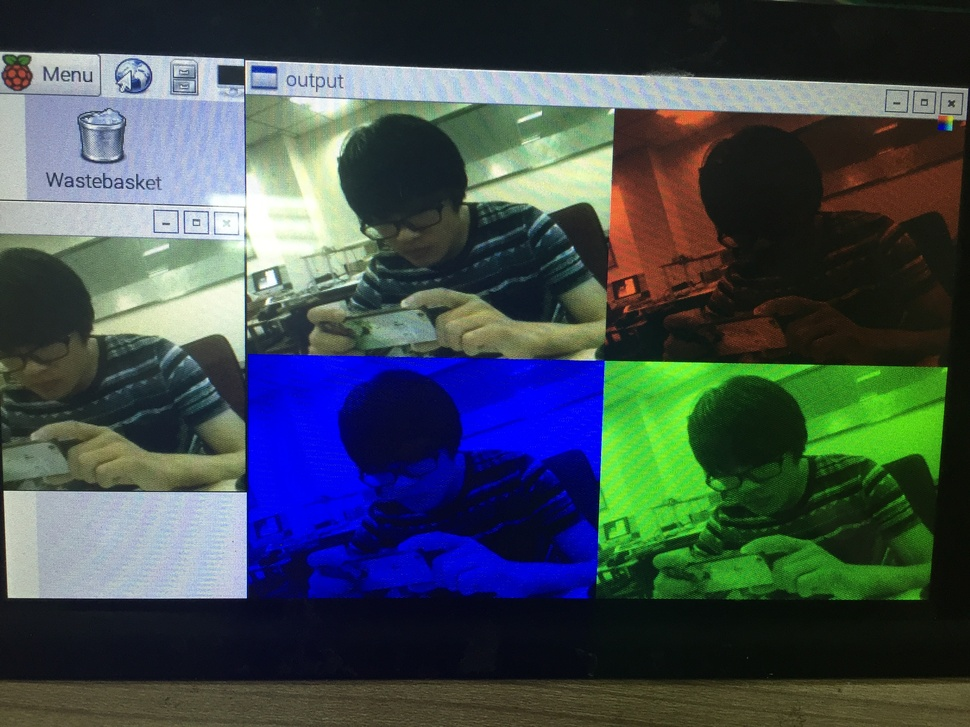
#> input picture 树莓派DIY智能相机项目截图/IMG_1927.JPG, 970 x 727 px, shrunk from 3264 x 2448 before the run
$ python jiance01.py '../../树莓派DIY智能相机项目截图/IMG_1927.JPG'   (older library calls are emulated)
#> lines starting #> are read from the running program, lines starting #| are printed output that depends on the picture
import cv2
import sys

imagePath = sys.argv[1]

faceCascade = cv2.CascadeClassifier('databases/haarcascade_frontalface_default.xml')

image = cv2.imread(imagePath)
#> image is the input picture: shape (727, 970, 3); mean B, G, R 80.7, 76.7, 64.7
gray = cv2.cvtColor(image, cv2.COLOR_BGR2GRAY)
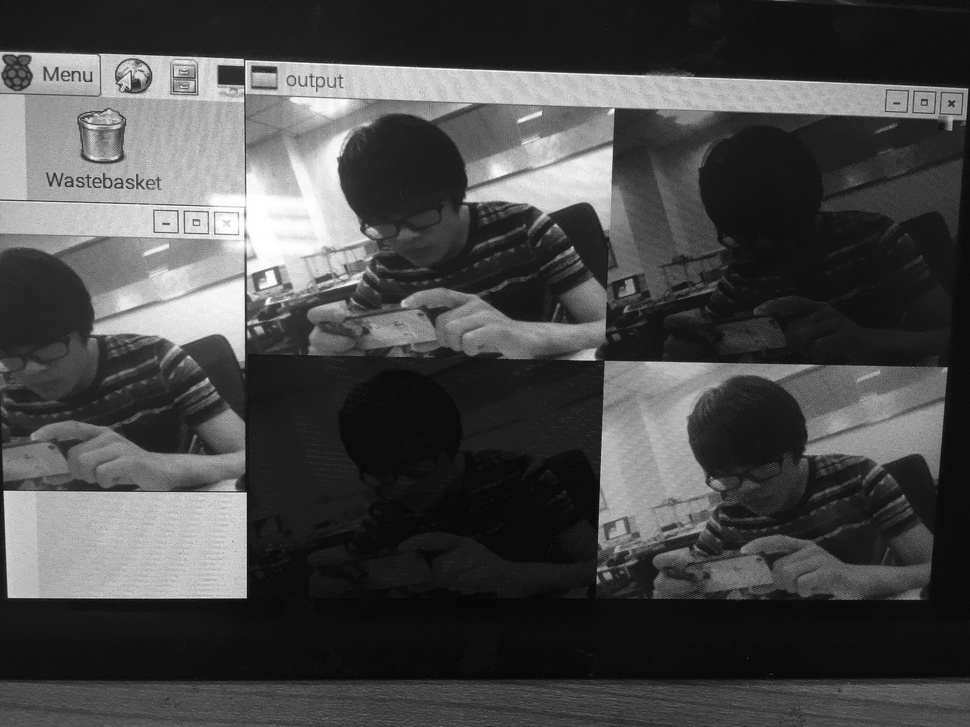
#> gray: shape (727, 970); min 3, max 255, mean 73.6

faces = faceCascade.detectMultiScale(
	gray,
	scaleFactor = 1.06,
	minNeighbors = 6,
	minSize = (40,40),
	flags = cv2.cv.CV_HAAR_SCALE_IMAGE
)
#> faces = ()

#print 'found {0} faces!'.format(len(faces))
for(x, y, w, h) in faces:
	cv2.rectangle(image, (x,y), (x+w, y+h), (0,255,0), -1)
#> this loop made 0 passes
#cv2.imshow('Faces found', image)

cv2.imwrite(imagePath, image)

cv2.waitKey(0)

$ run again, on 树莓派DIY智能相机项目截图/IMG_1929.JPG
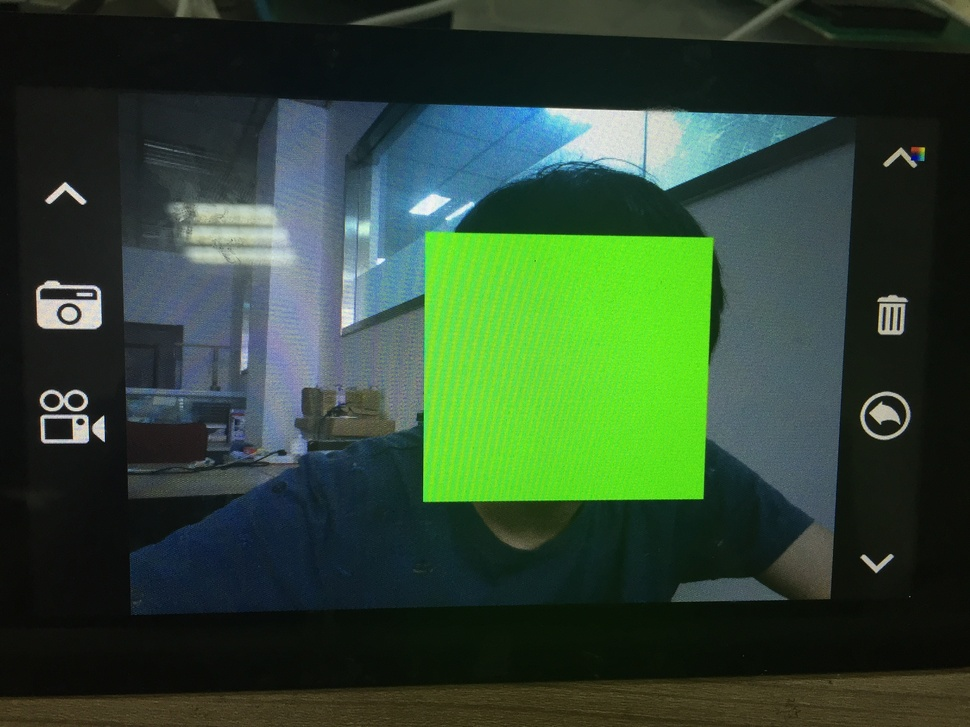
#> input picture 树莓派DIY智能相机项目截图/IMG_1929.JPG, 970 x 727 px, shrunk from 3264 x 2448 before the run
#> image is the input picture: shape (727, 970, 3); mean B, G, R 50.7, 71.6, 47.9
#> `gray = cv2.cvtColor(image, cv2.COLOR_BGR2GRAY)`:
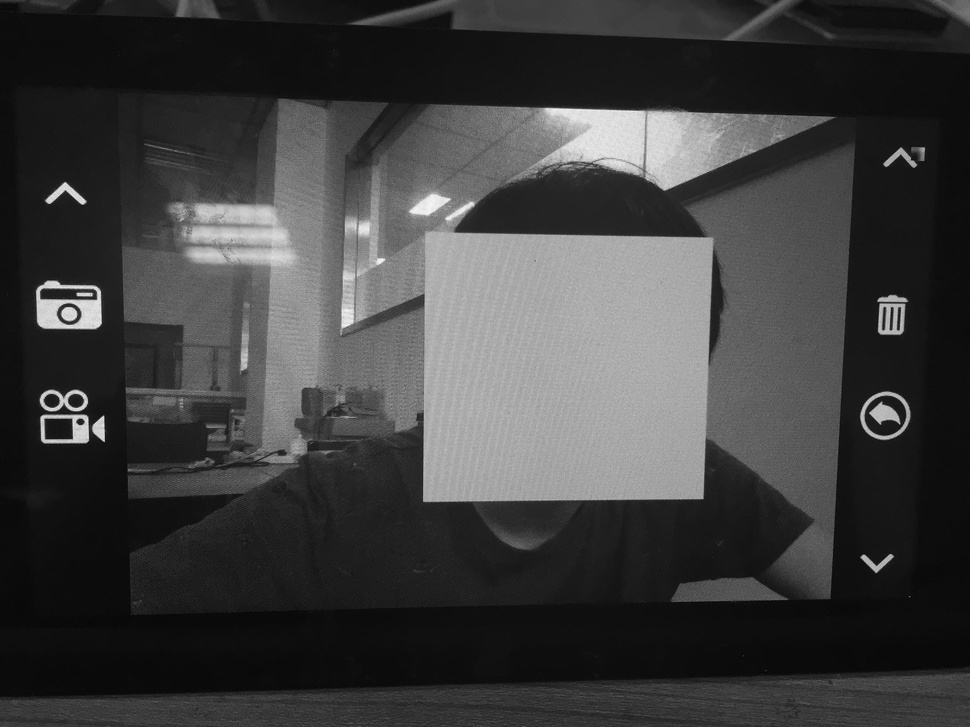
#> gray: shape (727, 970); min 4, max 250, mean 62.1
#> faces = ()

$ run again, on 树莓派DIY智能相机项目截图/IMG_1930.JPG
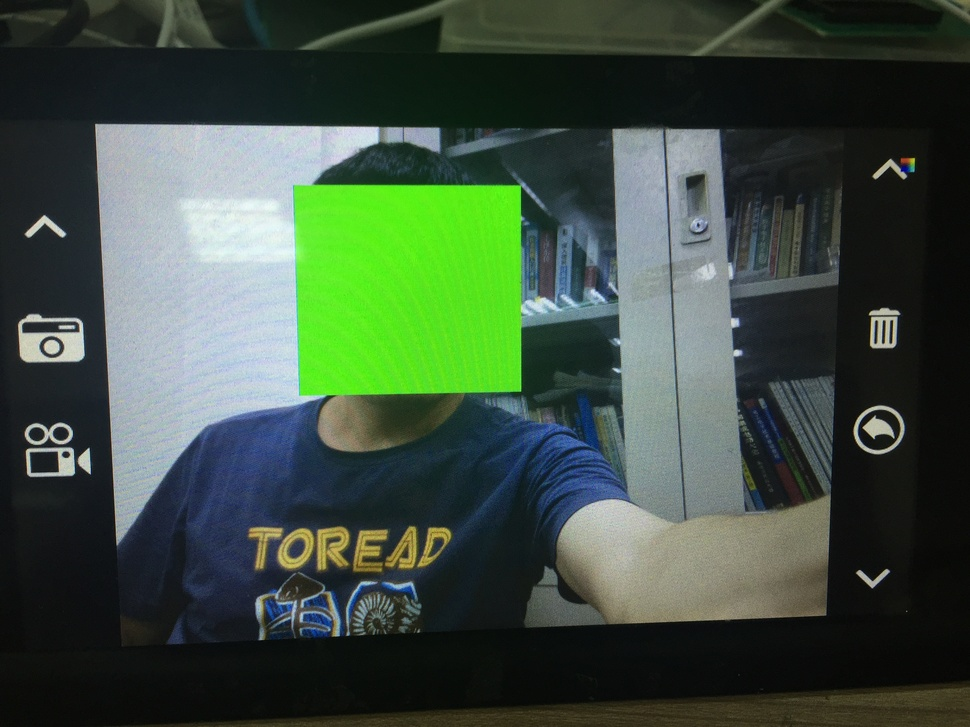
#> input picture 树莓派DIY智能相机项目截图/IMG_1930.JPG, 970 x 727 px, shrunk from 3264 x 2448 before the run
#> image is the input picture: shape (727, 970, 3); mean B, G, R 64, 78.3, 61.5
#> `gray = cv2.cvtColor(image, cv2.COLOR_BGR2GRAY)`:
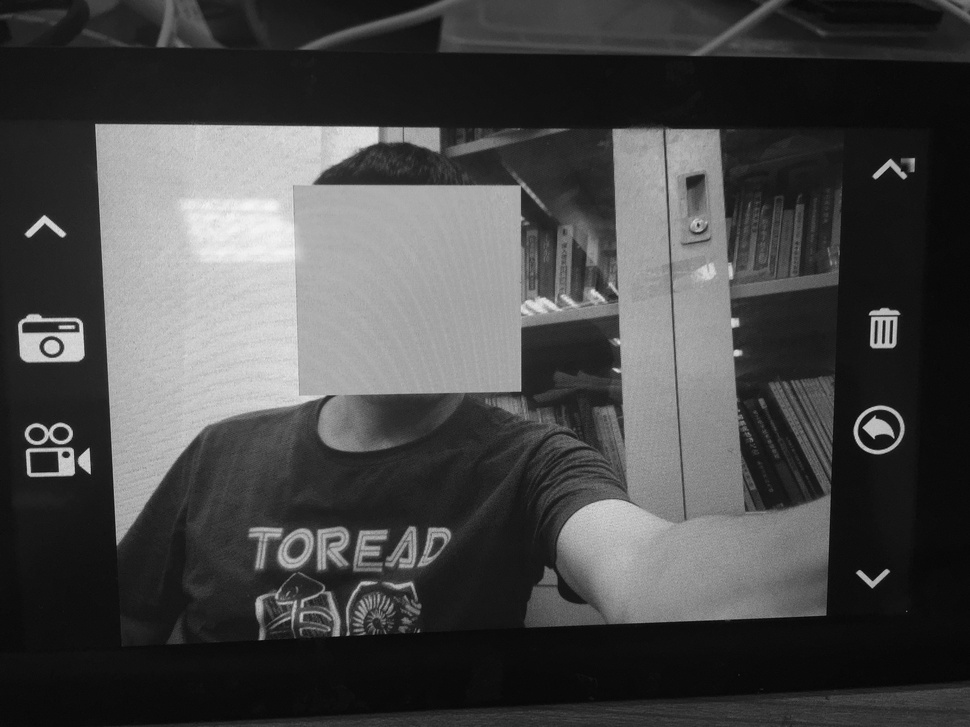
#> gray: shape (727, 970); min 5, max 247, mean 71.6
#> faces = ()

$ run again, on 树莓派DIY智能相机项目截图/IMG_1931.JPG
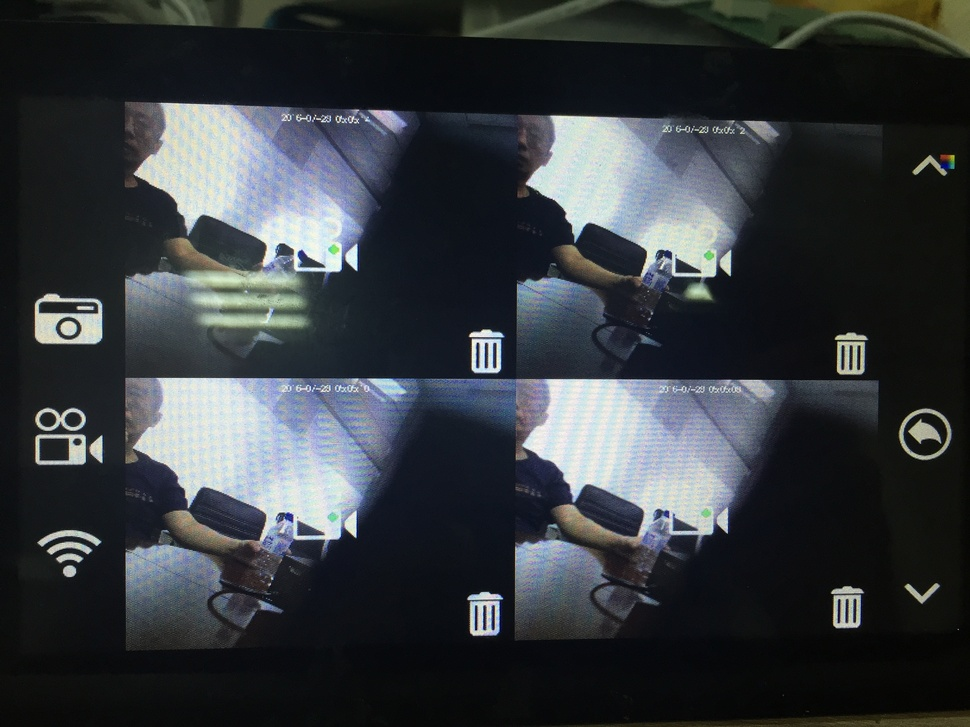
#> input picture 树莓派DIY智能相机项目截图/IMG_1931.JPG, 970 x 727 px, shrunk from 3264 x 2448 before the run
#> image is the input picture: shape (727, 970, 3); mean B, G, R 62, 58.1, 53.8
#> `gray = cv2.cvtColor(image, cv2.COLOR_BGR2GRAY)`:
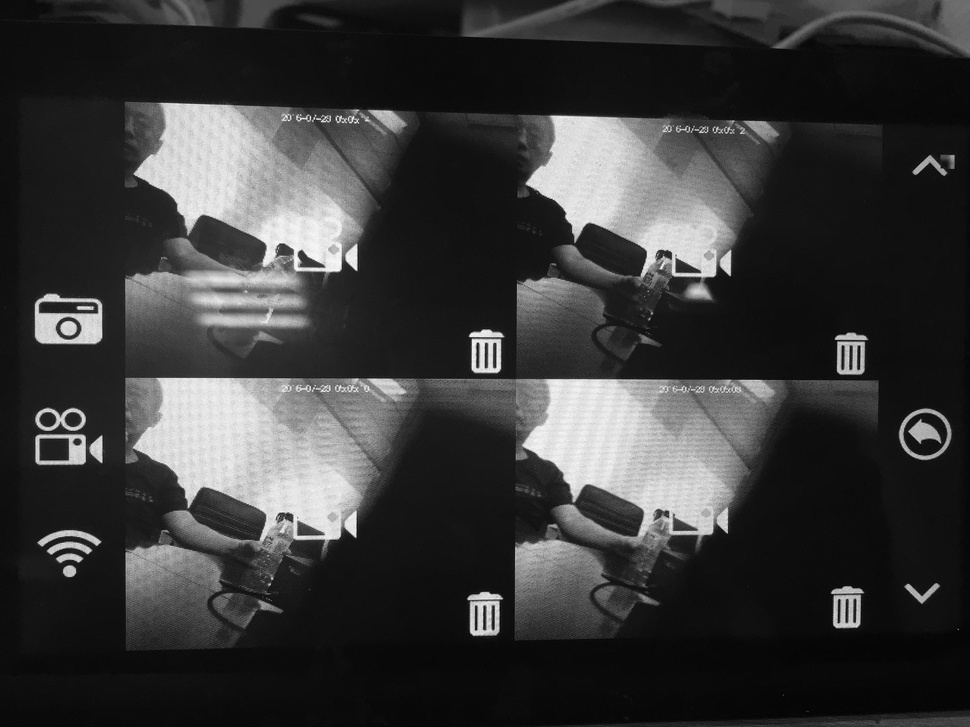
#> gray: shape (727, 970); min 0, max 253, mean 57.3
#> faces = ()
